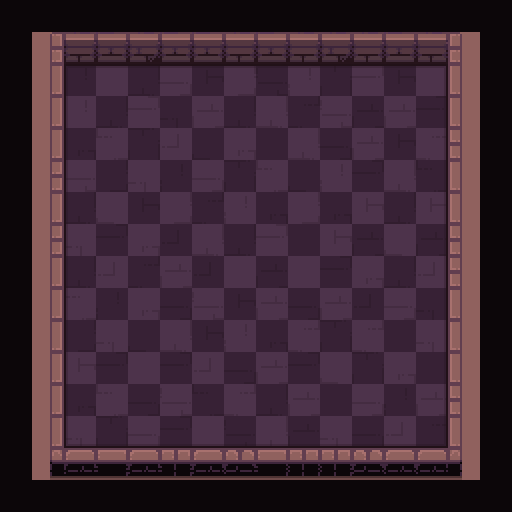

Below is a game level as drawn by its tile map, then a one-line description and the .tmx file that defines it, in full:
An orthogonal 16x16 tile map with 32x32 px tiles, 5 tile layers (checkers, path, types, ground, ...) and 14 objects (11x hero, frame, strategy, marker).

<map version="1.2" tiledversion="2019.03.13" orientation="orthogonal" renderorder="right-down" width="16" height="16" tilewidth="32" tileheight="32" infinite="0" nextlayerid="301" nextobjectid="126">
 <tileset firstgid="1" name="tileset" tilewidth="32" tileheight="32" spacing="2" margin="1" tilecount="200" columns="10">
  <image source="tileset.png" trans="000000" width="340" height="680" />
  <terraintypes>
   <terrain name="floor" tile="79" />
   <terrain name="wall" tile="69" />
   <terrain name="hole" tile="78" />
   <terrain name="infected" tile="77" />
  </terraintypes>
 </tileset>
 <layer id="293" name="checkers" width="16" height="16">
  <data encoding="csv">
0,69,0,69,0,69,0,69,0,69,0,69,0,69,0,69,
69,0,69,0,69,0,69,0,69,0,69,0,69,0,69,0,
0,69,0,69,0,69,0,69,0,69,0,69,0,69,0,69,
69,0,69,0,69,0,69,0,69,0,69,0,69,0,69,0,
0,69,0,69,0,69,0,69,0,69,0,69,0,69,0,69,
69,0,69,0,69,0,69,0,69,0,69,0,69,0,69,0,
0,69,0,69,0,69,0,69,0,69,0,69,0,69,0,69,
69,0,69,0,69,0,69,0,69,0,69,0,69,0,69,0,
0,69,0,69,0,69,0,69,0,69,0,69,0,69,0,69,
69,0,69,0,69,0,69,0,69,0,69,0,69,0,69,0,
0,69,0,69,0,69,0,69,0,69,0,69,0,69,0,69,
69,0,69,0,69,0,69,0,69,0,69,0,69,0,69,0,
0,69,0,69,0,69,0,69,0,69,0,69,0,69,0,69,
69,0,69,0,69,0,69,0,69,0,69,0,69,0,69,0,
0,69,0,69,0,69,0,69,0,69,0,69,0,69,0,69,
69,0,69,0,69,0,69,0,69,0,69,0,69,0,69,0
</data>
 </layer>
 <objectgroup id="14" name="camera">
  <object id="12" name="frame" type="frame" x="50" y="32" width="412" height="430" />
  <object id="15" name="strategy" type="strategy" x="3" y="126">
   <point />
  </object>
 </objectgroup>
 <layer id="294" name="path" width="16" height="16">
  <data encoding="csv">
0,0,0,0,0,0,0,0,0,0,0,0,0,0,0,0,
0,0,0,0,0,0,0,0,0,0,0,0,0,0,0,0,
0,0,80,80,80,80,80,80,80,80,80,80,80,80,0,0,
0,0,80,80,80,80,80,80,80,80,80,80,80,80,0,0,
0,0,80,80,80,80,80,80,80,80,80,80,80,80,0,0,
0,0,80,80,80,80,80,80,80,80,80,80,80,80,0,0,
0,0,80,80,80,80,80,80,80,80,80,80,80,80,0,0,
0,0,80,80,80,80,80,80,80,80,80,80,80,80,0,0,
0,0,80,80,80,80,80,80,80,80,80,80,80,80,0,0,
0,0,80,80,80,80,80,80,80,80,80,80,80,80,0,0,
0,0,80,80,80,80,80,80,80,80,80,80,80,80,0,0,
0,0,80,80,80,80,80,80,80,80,80,80,80,80,0,0,
0,0,80,80,80,80,80,80,80,80,80,80,80,80,0,0,
0,0,80,80,80,80,80,80,80,80,80,80,80,80,0,0,
0,0,0,0,0,0,0,0,0,0,0,0,0,0,0,0,
0,0,0,0,0,0,0,0,0,0,0,0,0,0,0,0
</data>
 </layer>
 <objectgroup id="2" name="objects">
  <object id="33" name="hero" type="hero" x="109" y="441">
   <properties>
    <property name="initialDirection" value="n" />
   </properties>
   <point />
  </object>
  <object id="34" name="hero" type="hero" x="140" y="443">
   <properties>
    <property name="initialDirection" value="n" />
   </properties>
   <point />
  </object>
  <object id="35" name="hero" type="hero" x="173" y="439">
   <properties>
    <property name="initialDirection" value="n" />
   </properties>
   <point />
  </object>
  <object id="36" name="hero" type="hero" x="206" y="439">
   <properties>
    <property name="initialDirection" value="n" />
   </properties>
   <point />
  </object>
  <object id="37" name="hero" type="hero" x="236" y="441">
   <properties>
    <property name="initialDirection" value="n" />
   </properties>
   <point />
  </object>
  <object id="38" name="hero" type="hero" x="270" y="437">
   <properties>
    <property name="initialDirection" value="n" />
   </properties>
   <point />
  </object>
  <object id="121" name="hero" type="hero" x="305" y="440">
   <properties>
    <property name="initialDirection" value="n" />
   </properties>
   <point />
  </object>
  <object id="122" name="hero" type="hero" x="338" y="440">
   <properties>
    <property name="initialDirection" value="n" />
   </properties>
   <point />
  </object>
  <object id="123" name="hero" type="hero" x="368" y="442">
   <properties>
    <property name="initialDirection" value="n" />
   </properties>
   <point />
  </object>
  <object id="124" name="hero" type="hero" x="402" y="438">
   <properties>
    <property name="initialDirection" value="n" />
   </properties>
   <point />
  </object>
  <object id="120" name="eggs_origin" type="marker" x="109" y="113">
   <point />
  </object>
  <object id="125" name="hero" type="hero" x="433" y="111">
   <properties>
    <property name="initialDirection" value="w" />
   </properties>
   <point />
  </object>
 </objectgroup>
 <layer id="298" name="types" width="16" height="16">
  <data encoding="csv">
79,79,79,79,79,79,79,79,79,79,79,79,79,79,79,79,
79,70,70,70,70,70,70,70,70,70,70,70,70,70,70,79,
79,70,80,80,80,80,80,80,80,80,80,80,80,80,70,79,
79,70,80,80,80,80,80,80,80,80,80,80,80,80,70,79,
79,70,80,80,80,80,80,80,80,80,80,80,80,80,70,79,
79,70,80,80,80,80,80,80,80,80,80,80,80,80,70,79,
79,70,80,80,80,80,80,80,80,80,80,80,80,80,70,79,
79,70,80,80,80,80,80,80,80,80,80,80,80,80,70,79,
79,70,80,80,80,80,80,80,80,80,80,80,80,80,70,79,
79,70,80,80,80,80,80,80,80,80,80,80,80,80,70,79,
79,70,80,80,80,80,80,80,80,80,80,80,80,80,70,79,
79,70,80,80,80,80,80,80,80,80,80,80,80,80,70,79,
79,70,80,80,80,80,80,80,80,80,80,80,80,80,70,79,
79,70,80,80,80,80,80,80,80,80,80,80,80,80,70,79,
79,70,70,70,70,70,70,70,70,70,70,70,70,70,70,79,
79,79,79,79,79,79,79,79,79,79,79,79,79,79,79,79
</data>
 </layer>
 <layer id="299" name="ground" width="16" height="16">
  <data encoding="csv">
0,0,0,0,0,0,0,0,0,0,0,0,0,0,0,0,
0,1,2,3,4,3,3,5,3,5,4,2,3,2,6,0,
0,11,40,133,8,123,18,131,38,154,29,142,18,133,16,0,
0,11,154,8,142,30,153,8,122,7,152,39,153,28,16,0,
0,11,27,124,29,151,20,141,19,122,9,153,18,121,26,0,
0,21,152,17,144,40,123,29,124,20,154,28,122,10,16,0,
0,11,8,134,18,131,7,154,27,131,27,132,8,132,16,0,
0,21,144,28,141,37,122,8,142,19,132,39,134,39,26,0,
0,11,8,151,7,153,37,133,39,133,28,141,8,151,26,0,
0,11,124,40,141,9,152,18,153,9,153,37,123,30,16,0,
0,11,17,144,20,122,18,154,27,121,29,121,19,144,16,0,
0,11,132,28,133,28,151,9,153,28,134,29,141,19,16,0,
0,11,27,124,9,152,10,121,8,153,19,123,40,153,26,0,
0,31,144,29,123,28,133,38,122,39,144,9,151,7,36,0,
0,41,42,52,42,53,42,43,52,53,53,43,42,45,46,0,
0,0,0,0,0,0,0,0,0,0,0,0,0,0,0,0
</data>
 </layer>
 <layer id="300" name="floor_shadow" width="16" height="16">
  <data encoding="csv">
0,0,0,0,0,0,0,0,0,0,0,0,0,0,0,0,
0,0,0,0,0,0,0,0,0,0,0,0,0,0,0,0,
0,0,12,13,13,13,13,13,13,13,13,13,13,15,0,0,
0,0,22,0,0,0,0,0,0,0,0,0,0,25,0,0,
0,0,22,0,0,0,0,0,0,0,0,0,0,25,0,0,
0,0,22,0,0,0,0,0,0,0,0,0,0,25,0,0,
0,0,22,0,0,0,0,0,0,0,0,0,0,25,0,0,
0,0,22,0,0,0,0,0,0,0,0,0,0,25,0,0,
0,0,22,0,0,0,0,0,0,0,0,0,0,25,0,0,
0,0,22,0,0,0,0,0,0,0,0,0,0,25,0,0,
0,0,22,0,0,0,0,0,0,0,0,0,0,25,0,0,
0,0,22,0,0,0,0,0,0,0,0,0,0,25,0,0,
0,0,22,0,0,0,0,0,0,0,0,0,0,25,0,0,
0,0,32,33,33,33,33,33,33,33,33,33,33,35,0,0,
0,0,0,0,0,0,0,0,0,0,0,0,0,0,0,0,
0,0,0,0,0,0,0,0,0,0,0,0,0,0,0,0
</data>
 </layer>
</map>
